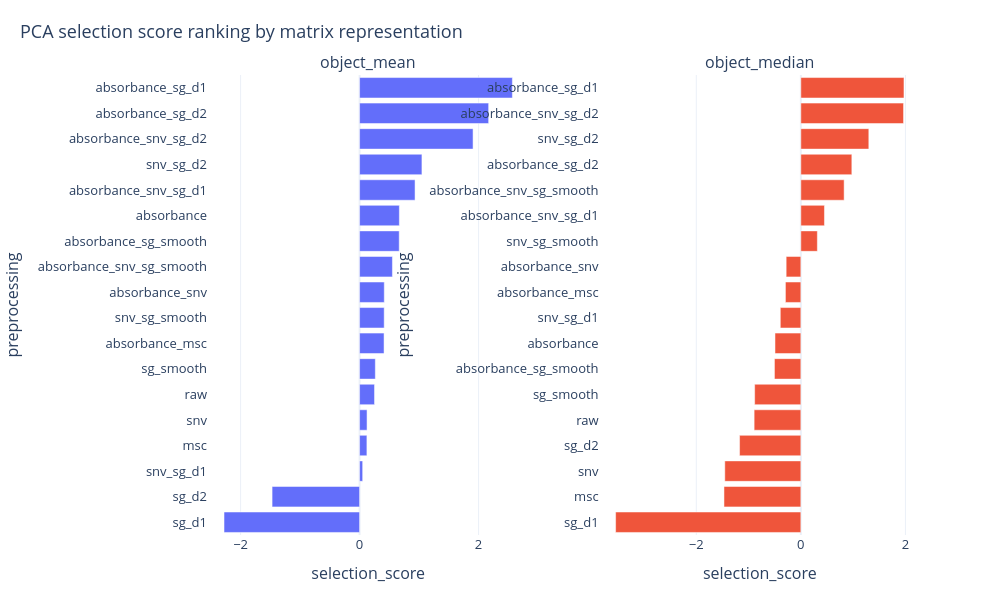

This figure's notebook cell:
### Code cell
plot_pca_metric_ranking(
    top_candidates_objects_df,
    metric="selection_score",
    group_col="matrix_method",
    label_col="preprocessing",
    ascending=False,
    top_n=20,
    title="PCA selection score ranking by matrix representation",
    show=True,
)

### Figure 1 — Plotly figure (JSON) as saved in the notebook; plotly's stock layout.template omitted (floating-point values rounded to 4 significant figures)
{"data": [{"hovertemplate": "preprocessing: %{y}<br>selection_score: %{x:.4f}<extra></extra>", "name": "object_mean", "orientation": "h", "showlegend": false, "type": "bar", "x": [-2.279, -1.471, 0.05174, 0.1229, 0.1251, 0.251, 0.2645, 0.4111, 0.4134, 0.4149, 0.5519, 0.6659, 0.6683, 0.9321, 1.048, 1.907, 2.169, 2.568], "xaxis": "x", "y": ["sg_d1", "sg_d2", "snv_sg_d1", "msc", "snv", "raw", "sg_smooth", "absorbance_msc", "snv_sg_smooth", "absorbance_snv", "absorbance_snv_sg_smooth", "absorbance_sg_smooth", "absorbance", "absorbance_snv_sg_d1", "snv_sg_d2", "absorbance_snv_sg_d2", "absorbance_sg_d2", "absorbance_sg_d1"], "yaxis": "y"}, {"hovertemplate": "preprocessing: %{y}<br>selection_score: %{x:.4f}<extra></extra>", "name": "object_median", "orientation": "h", "showlegend": false, "type": "bar", "x": [-3.543, -1.47, -1.455, -1.172, -0.8933, -0.8835, -0.5049, -0.4945, -0.393, -0.2948, -0.2809, 0.3156, 0.4518, 0.8279, 0.9754, 1.3, 1.964, 1.973], "xaxis": "x2", "y": ["sg_d1", "msc", "snv", "sg_d2", "raw", "sg_smooth", "absorbance_sg_smooth", "absorbance", "snv_sg_d1", "absorbance_msc", "absorbance_snv", "snv_sg_smooth", "absorbance_snv_sg_d1", "absorbance_snv_sg_smooth", "absorbance_sg_d2", "snv_sg_d2", "absorbance_snv_sg_d2", "absorbance_sg_d1"], "yaxis": "y2"}], "layout": {"annotations": [{"font": {"size": 16}, "showarrow": false, "text": "object_mean", "x": 0.225, "xanchor": "center", "xref": "paper", "y": 1, "yanchor": "bottom", "yref": "paper"}, {"font": {"size": 16}, "showarrow": false, "text": "object_median", "x": 0.775, "xanchor": "center", "xref": "paper", "y": 1, "yanchor": "bottom", "yref": "paper"}], "font": {"size": 13}, "height": 600, "hoverlabel": {"namelength": -1}, "margin": {"b": 65, "l": 70, "r": 80, "t": 75}, "title": {"font": {"size": 18}, "text": "PCA selection score ranking by matrix representation", "x": 0.02}, "width": 1000, "xaxis": {"anchor": "y", "domain": [0, 0.45], "title": {"text": "selection_score"}}, "xaxis2": {"anchor": "y2", "domain": [0.55, 1], "title": {"text": "selection_score"}}, "yaxis": {"anchor": "x", "domain": [0, 1], "title": {"text": "preprocessing"}}, "yaxis2": {"anchor": "x2", "domain": [0, 1], "title": {"text": "preprocessing"}}}}
